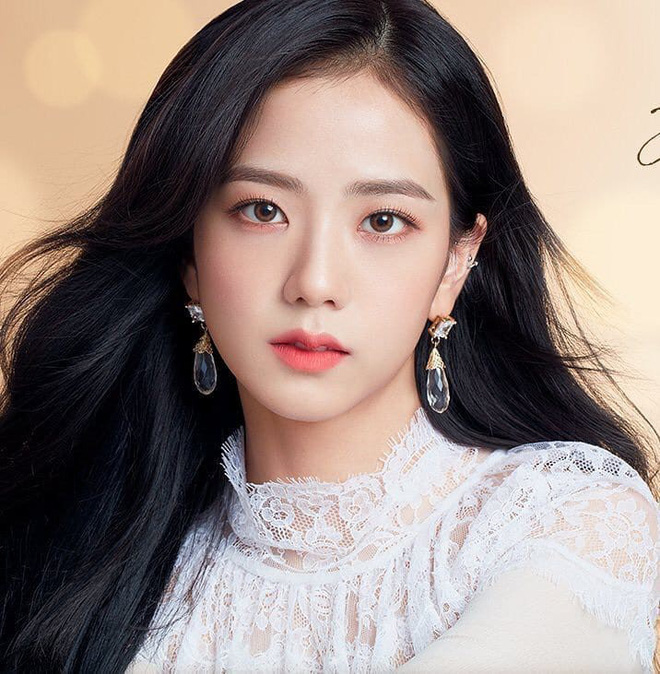
#> input picture ImageFiltering/19520482_correlation_convolution/jisoo.jpg, 660 x 674 px
$ python filter.py
#> lines starting #> are read from the running program, lines starting #| are printed output that depends on the picture
import numpy as np
import cv2
from scipy.ndimage import correlate

def compute_convolution2d(src_im, kernel):
    return compute_correlation2d(src_im, kernel[::-1,::-1])

def compute_correlation2d(src_im, kernel):
    h, w = src_im.shape
    kernel_h, kernel_w = kernel.shape
    if kernel_h %2==0: kernel = np.concatenate((kernel,np.array([[0]*kernel.shape[1]])), axis=0)
    if kernel_w %2==0: kernel = np.concatenate((kernel,np.array([[0]*kernel.shape[0]]).T), axis=1)

    kernel_h, kernel_w = kernel.shape
    pad_size = max(kernel_w//2, kernel_h//2)
    padded_im = np.pad(src_im, pad_size, 'reflect')
    new_im = []

    x = kernel_w//2
    y = kernel_h//2

    for i in range(pad_size,h + pad_size):
        new_row = []
        for j in range(pad_size, w + pad_size):
            sub_im = padded_im[i-y:i+y+1,j-x:j+x+1]
            c = np.sum(sub_im*(kernel))
            new_row.append(c)
        new_im.append(new_row)
    return np.array(new_im).astype(np.uint8)

im = cv2.imread('jisoo.jpg')
#> im is the input picture: shape (674, 660, 3); mean B, G, R 129, 134.7, 149.6
im = cv2.cvtColor(im, cv2.COLOR_BGR2GRAY)
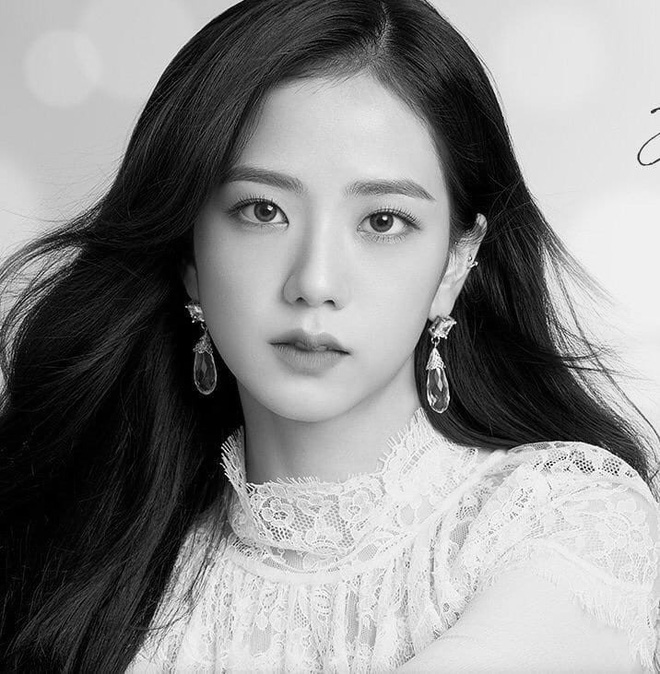
#> im: shape (674, 660); min 0, max 255, mean 138.5

kernel = np.ones((5, 5), np.float32) / 25


correlated_im = correlate(im, kernel)
correlated_im2 = compute_correlation2d(im, kernel=kernel)
#> in compute_correlation2d, `padded_im = np.pad(src_im, pad_size, 'reflect')`:
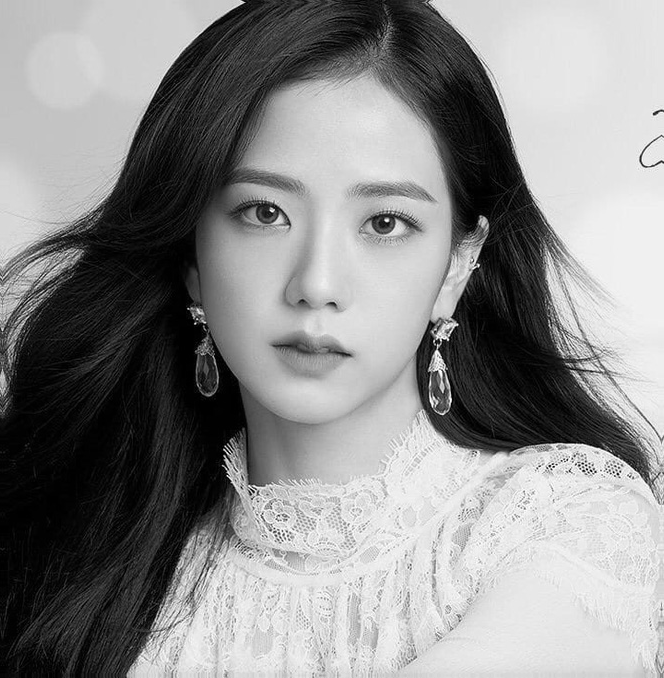
#> padded_im: shape (678, 664); min 0, max 255, mean 138.8
#> after the loop in compute_correlation2d, `for i in range(pad_size,h + pad_size):`: new_im = 674 items

cv2.imshow('original grayscale',im)
cv2.waitKey(0)
cv2.imshow('cv2 function',correlated_im)
cv2.waitKey(0)
cv2.imshow('correlation',correlated_im2)
cv2.waitKey(0)
cv2.destroyAllWindows()
